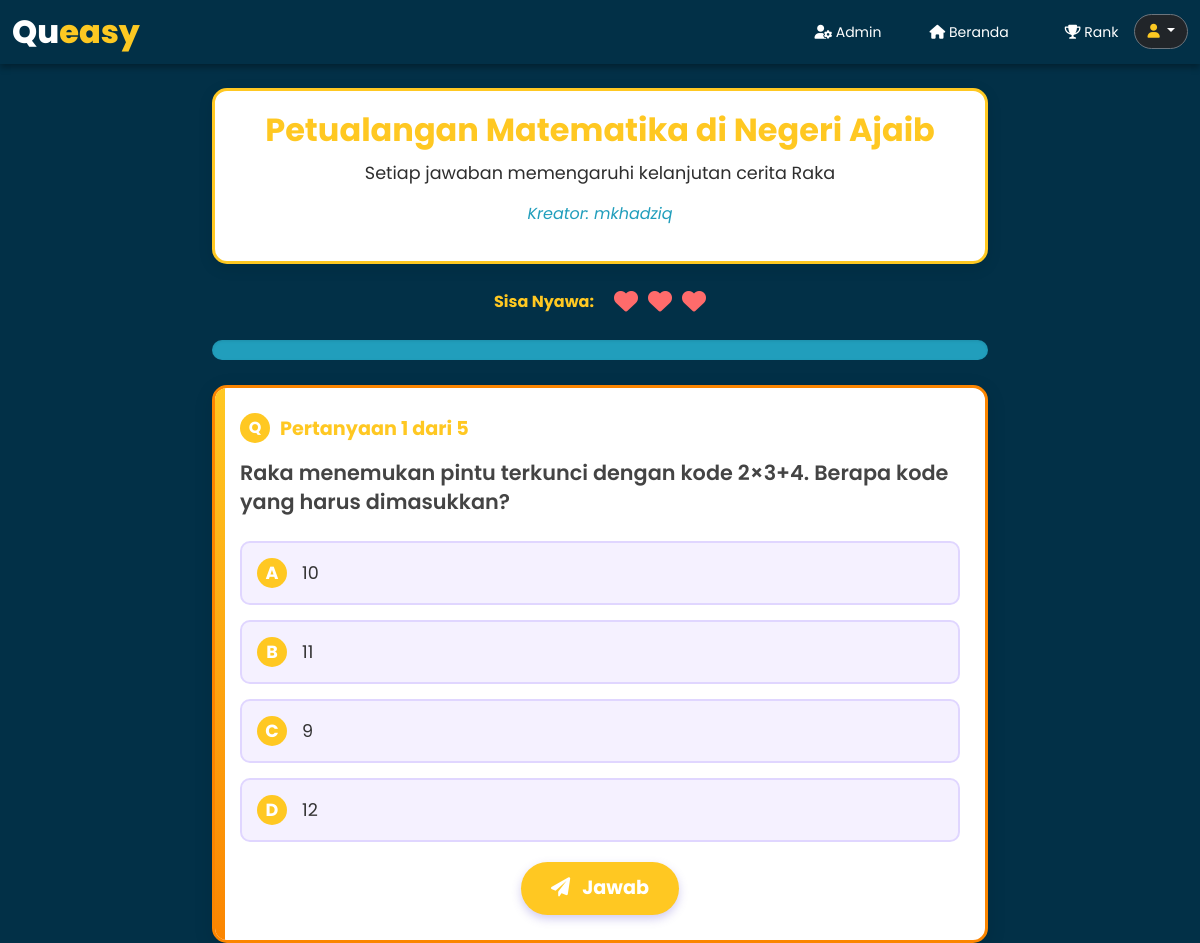
The page /user/quiz/quiz.php?id=201 (signed in) on the database as committed earlier.
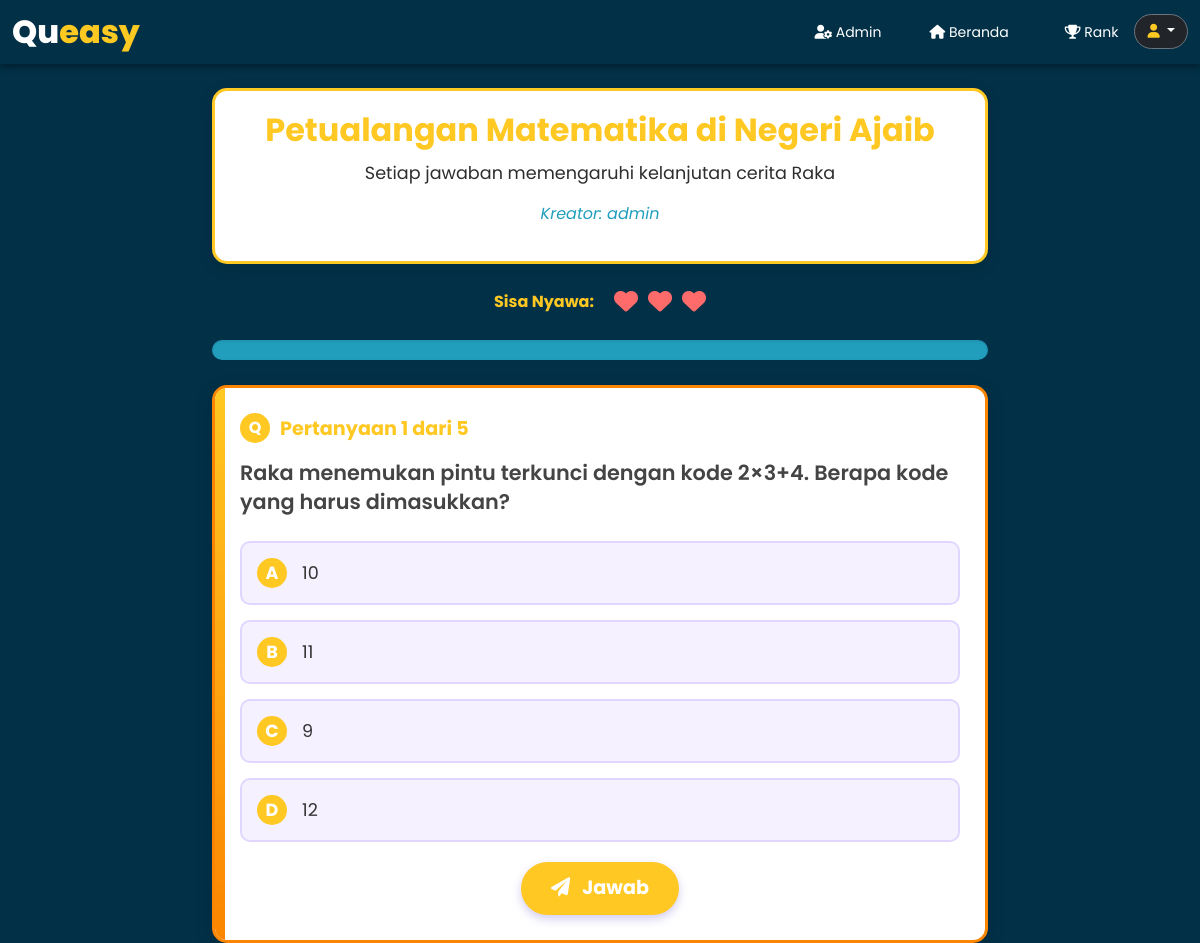
The same page on the database as committed later.
### tables this page shows
CREATE TABLE `user` (
  `id` int NOT NULL,
  `username` varchar(50) NOT NULL,
  `password` varchar(255) NOT NULL,
  `email` varchar(50) NOT NULL,
  `role` enum('admin','user') NOT NULL DEFAULT 'user',
  `score` int DEFAULT '0'
);

### user/quiz/quiz.php (the view, shortened to what this page needs)
<?php
require_once(__DIR__ . "../../../layout/functions.php");
$quizid = isset($_GET["id"]) ? (int)$_GET["id"] : 0;
$result = mysqli_query($mysqli, "SELECT * FROM quizzes WHERE id = $quizid");
$row = mysqli_fetch_assoc($result);
$user_query = mysqli_query($mysqli, "SELECT * FROM user WHERE id = {$row['creator_id']}");
$user = mysqli_fetch_assoc($user_query);
$title = $row["title"];
$desc = $row["description"];
$questions_query = mysqli_query($mysqli, "SELECT * FROM questions WHERE quiz_id = $quizid ORDER BY id");
$all_questions = [];
while ($q = mysqli_fetch_assoc($questions_query)) {
    $all_questions[] = $q;
}
$current_q = $all_questions[$_SESSION['current_question']] ?? null;
?>
<!DOCTYPE html>
<html lang="en">
<head>
    <link href="https://cdn.jsdelivr.net/npm/bootstrap@5.3.2/dist/css/bootstrap.min.css" rel="stylesheet">
    <link href="https://cdnjs.cloudflare.com/ajax/libs/font-awesome/6.0.0-beta3/css/all.min.css" rel="stylesheet">
    <link rel="stylesheet" href="quiz.css">
</head>
<body>
<form action="check_answer.php" method="post">
    <?php include("../../layout/navbar.php"); ?>
    <?php if ($current_q): ?>
    <div class="container mt-4 quiz-container">
        <div class="quiz-header">
            <h1 class="quiz-title"><?php echo htmlspecialchars($title); ?></h1>
            <p class="quiz-description"><?php echo nl2br(htmlspecialchars($desc)); ?></p>
            <p class="creator">Kreator: <?php echo htmlspecialchars($user['username']); ?></p>
        </div>
        <div class="lives-container">
            <span class="lives-text">Sisa Nyawa:</span>
            <?php for ($i = 0; $i < $_SESSION['lives']; $i++): ?>
                <span class="life"><i class="fas fa-heart"></i></span>
            <?php endfor; ?>
        </div>
        <div class="progress-container">
        </div>
        <div class="question-card">
                <?php
                    echo "<h4 class=question-number>Pertanyaan " . ($_SESSION['current_question'] + 1) . " dari " . count($all_questions) . "</h4>";
                ?>
            <div class="question-text"><?php echo htmlspecialchars($current_q['quest_text']); ?></div>
            <div class="options-container">
                <?php
                $options_query = mysqli_query($mysqli, "SELECT * FROM options WHERE question_id = {$current_q['id']} ORDER BY id");
                $alphabet = 'A';
                while ($option = mysqli_fetch_assoc($options_query)): ?>
                    <label class="option" onclick="selectOption(this)">
                        <span class="option-label">
                            <span class="option-letter"><?php echo $alphabet++; ?></span>
                            <?php echo htmlspecialchars($option['option_text']); ?>
                        </span>
                    </label>
                <?php endwhile; ?>
            </div>
            <div class="text-center">
                <button type="submit" class="btn submit-btn">
                    <i class="fas fa-paper-plane me-2"></i> Jawab
                </button>
            </div>
        </div>
    </div>
    <?php endif; ?>
</form>
</body>
</html>

Rows that differ between the two databases and show on the page:
no longer on this page (row edited): user: username "mkhadziq"
added user: username "admin"
